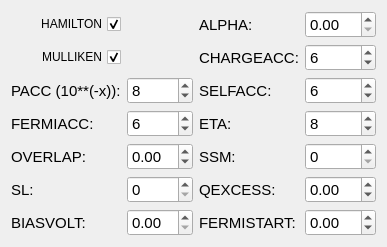
                       <widget class="QWidget" name="scrollAreaWidgetContents">
                        <property name="geometry">
                         <rect>
                          <x>0</x>
                          <y>0</y>
                          <width>367</width>
                          <height>243</height>
                         </rect>
                        </property>
                        <property name="sizePolicy">
                         <sizepolicy hsizetype="Preferred" vsizetype="Preferred">
                          <horstretch>0</horstretch>
                          <verstretch>0</verstretch>
                         </sizepolicy>
                        </property>
                        <property name="maximumSize">
                         <size>
                          <width>367</width>
                          <height>16777215</height>
                         </size>
                        </property>
                        <layout class="QGridLayout" name="gridLayout_7">
                         <item row="6" column="0">
                          <widget class="QLabel" name="label_37">
                           <property name="font">
                            <font>
                             <pointsize>11</pointsize>
                            </font>
                           </property>
                           <property name="text">
                            <string>BIASVOLT:</string>
                           </property>
                           <property name="scaledContents">
                            <bool>true</bool>
                           </property>
                          </widget>
                         </item>
                         <item row="4" column="3">
                          <widget class="QLabel" name="label_32">
                           <property name="font">
                            <font>
                             <pointsize>11</pointsize>
                            </font>
                           </property>
                           <property name="text">
                            <string>SSM:</string>
                           </property>
                           <property name="scaledContents">
                            <bool>true</bool>
                           </property>
                          </widget>
                         </item>
                         <item row="1" column="0" colspan="2">
                          <widget class="QCheckBox" name="mullikenCheck">
                           <property name="layoutDirection">
                            <enum>Qt::RightToLeft</enum>
                           </property>
                           <property name="text">
                            <string>MULLIKEN</string>
                           </property>
                           <property name="checked">
                            <bool>true</bool>
                           </property>
                          </widget>
                         </item>
                         <item row="1" column="4">
                          <widget class="QSpinBox" name="chargeaccSpin">
                           <property name="font">
                            <font>
                             <pointsize>11</pointsize>
                            </font>
                           </property>
                           <property name="value">
                            <number>6</number>
                           </property>
                          </widget>
                         </item>
                         <item row="4" column="0">
                          <widget class="QLabel" name="label_34">
                           <property name="font">
                            <font>
                             <pointsize>11</pointsize>
                            </font>
                           </property>
                           <property name="text">
                            <string>OVERLAP:</string>
                           </property>
                           <property name="scaledContents">
                            <bool>true</bool>
                           </property>
                          </widget>
                         </item>
                         <item row="6" column="4">
                          <widget class="QDoubleSpinBox" name="fermistartSpin">
                           <property name="font">
                            <font>
                             <pointsize>11</pointsize>
                            </font>
                           </property>
                           <property name="minimum">
                            <double>-99.989999999999995</double>
                           </property>
                          </widget>
                         </item>
                         <item row="2" column="3">
                          <widget class="QLabel" name="label_29">
                           <property name="font">
                            <font>
                             <pointsize>11</pointsize>
                            </font>
                           </property>
                           <property name="text">
                            <string>SELFACC:</string>
                           </property>
                           <property name="scaledContents">
                            <bool>true</bool>
                           </property>
                          </widget>
                         </item>
                         <item row="4" column="4">
                          <widget class="QSpinBox" name="ssmSpin">
                           <property name="font">
                            <font>
                             <pointsize>11</pointsize>
                            </font>
                           </property>
                          </widget>
                         </item>
                         <item row="3" column="3">
                          <widget class="QLabel" name="label_30">
                           <property name="font">
                            <font>
                             <pointsize>11</pointsize>
                            </font>
                           </property>
                           <property name="text">
                            <string>ETA:</string>
                           </property>
                           <property name="scaledContents">
                            <bool>true</bool>
                           </property>
                          </widget>
                         </item>
                         <item row="4" column="2">
                          <widget class="QDoubleSpinBox" name="overlapSpin">
                           <property name="font">
                            <font>
                             <pointsize>11</pointsize>
                            </font>
                           </property>
                           <property name="minimum">
                            <double>-1.000000000000000</double>
                           </property>
                           <property name="maximum">
                            <double>1.000000000000000</double>
                           </property>
                           <property name="singleStep">
                            <double>0.100000000000000</double>
                           </property>
                          </widget>
                         </item>
                         <item row="0" column="3">
                          <widget class="QLabel" name="label_25">
                           <property name="font">
                            <font>
                             <pointsize>11</pointsize>
                            </font>
                           </property>
                           <property name="text">
                            <string>ALPHA:</string>
                           </property>
                           <property name="scaledContents">
                            <bool>true</bool>
                           </property>
                          </widget>
                         </item>
                         <item row="3" column="2">
                          <widget class="QSpinBox" name="fermiaccSpin">
                           <property name="font">
                            <font>
                             <pointsize>11</pointsize>
                            </font>
                           </property>
                           <property name="value">
                            <number>6</number>
                           </property>
                          </widget>
                         </item>
                         <item row="2" column="2">
                          <widget class="QSpinBox" name="paccSpin">
                           <property name="font">
                            <font>
                             <pointsize>11</pointsize>
                            </font>
                           </property>
                           <property name="value">
                            <number>8</number>
                           </property>
                          </widget>
                         </item>
                         <item row="3" column="4">
                          <widget class="QSpinBox" name="etaSpin">
                           <property name="font">
                            <font>
                             <pointsize>11</pointsize>
                            </font>
                           </property>
                           <property name="value">
                            <number>8</number>
                           </property>
                          </widget>
                         </item>
                         <item row="5" column="4">
                          <widget class="QDoubleSpinBox" name="qexcessSpin">
                           <property name="font">
                            <font>
                             <pointsize>11</pointsize>
                            </font>
                           </property>
                           <property name="minimum">
                            <double>-99.989999999999995</double>
                           </property>
                           <property name="singleStep">
                            <double>0.100000000000000</double>
                           </property>
                          </widget>
                         </item>
                         <item row="5" column="0">
                          <widget class="QLabel" name="label_31">
                           <property name="font">
                            <font>
                             <pointsize>11</pointsize>
                            </font>
                           </property>
                           <property name="text">
                            <string>SL:</string>
                           </property>
                           <property name="scaledContents">
                            <bool>true</bool>
                           </property>
                          </widget>
                         </item>
                         <item row="3" column="0">
                          <widget class="QLabel" name="label_28">
                           <property name="font">
                            <font>
                             <pointsize>11</pointsize>
                            </font>
                           </property>
                           <property name="text">
                            <string>FERMIACC:</string>
                           </property>
                           <property name="scaledContents">
                            <bool>true</bool>
                           </property>
                          </widget>
                         </item>
                         <item row="5" column="2">
                          <widget class="QSpinBox" name="slSpin">
                           <property name="font">
                            <font>
                             <pointsize>11</pointsize>
                            </font>
                           </property>
                          </widget>
                         </item>
                         <item row="0" column="4">
                          <widget class="QDoubleSpinBox" name="alphaSpin">
                           <property name="font">
                            <font>
                             <pointsize>11</pointsize>
                            </font>
                           </property>
                           <property name="maximum">
                            <double>0.100000000000000</double>
                           </property>
                           <property name="singleStep">
                            <double>0.010000000000000</double>
                           </property>
                          </widget>
                         </item>
                         <item row="1" column="3">
                          <widget class="QLabel" name="label_38">
                           <property name="font">
                            <font>
                             <pointsize>11</pointsize>
                            </font>
                           </property>
                           <property name="text">
                            <string>CHARGEACC:</string>
                           </property>
                           <property name="scaledContents">
                            <bool>true</bool>
                           </property>
                          </widget>
                         </item>
                         <item row="5" column="3">
                          <widget class="QLabel" name="label_33">
                           <property name="font">
                            <font>
                             <pointsize>11</pointsize>
                            </font>
                           </property>
                           <property name="text">
                            <string>QEXCESS:</string>
                           </property>
                           <property name="scaledContents">
                            <bool>true</bool>
                           </property>
                          </widget>
                         </item>
                         <item row="6" column="2">
                          <widget class="QDoubleSpinBox" name="biasvoltSpin">
                           <property name="font">
                            <font>
                             <pointsize>11</pointsize>
                            </font>
                           </property>
                           <property name="singleStep">
                            <double>0.100000000000000</double>
                           </property>
                          </widget>
                         </item>
                         <item row="0" column="0" colspan="2">
                          <widget class="QCheckBox" name="hamiltonCheck">
                           <property name="layoutDirection">
                            <enum>Qt::RightToLeft</enum>
                           </property>
                           <property name="text">
                            <string>HAMILTON</string>
                           </property>
                           <property name="checked">
                            <bool>true</bool>
                           </property>
                          </widget>
                         </item>
                         <item row="2" column="4">
                          <widget class="QSpinBox" name="selfaccSpin">
                           <property name="font">
                            <font>
                             <pointsize>11</pointsize>
                            </font>
                           </property>
                           <property name="value">
                            <number>6</number>
                           </property>
                          </widget>
                         </item>
                         <item row="6" column="3">
                          <widget class="QLabel" name="label_52">
                           <property name="font">
                            <font>
                             <pointsize>11</pointsize>
                            </font>
                           </property>
                           <property name="text">
                            <string>FERMISTART:</string>
                           </property>
                           <property name="scaledContents">
                            <bool>true</bool>
                           </property>
                          </widget>
                         </item>
                         <item row="2" column="0" colspan="2">
                          <widget class="QLabel" name="label_26">
                           <property name="font">
                            <font>
                             <pointsize>11</pointsize>
                            </font>
                           </property>
                           <property name="text">
                            <string>PACC (10**(-x)):</string>
                           </property>
                           <property name="scaledContents">
                            <bool>true</bool>
                           </property>
                          </widget>
                         </item>
                        </layout>
                       </widget>
